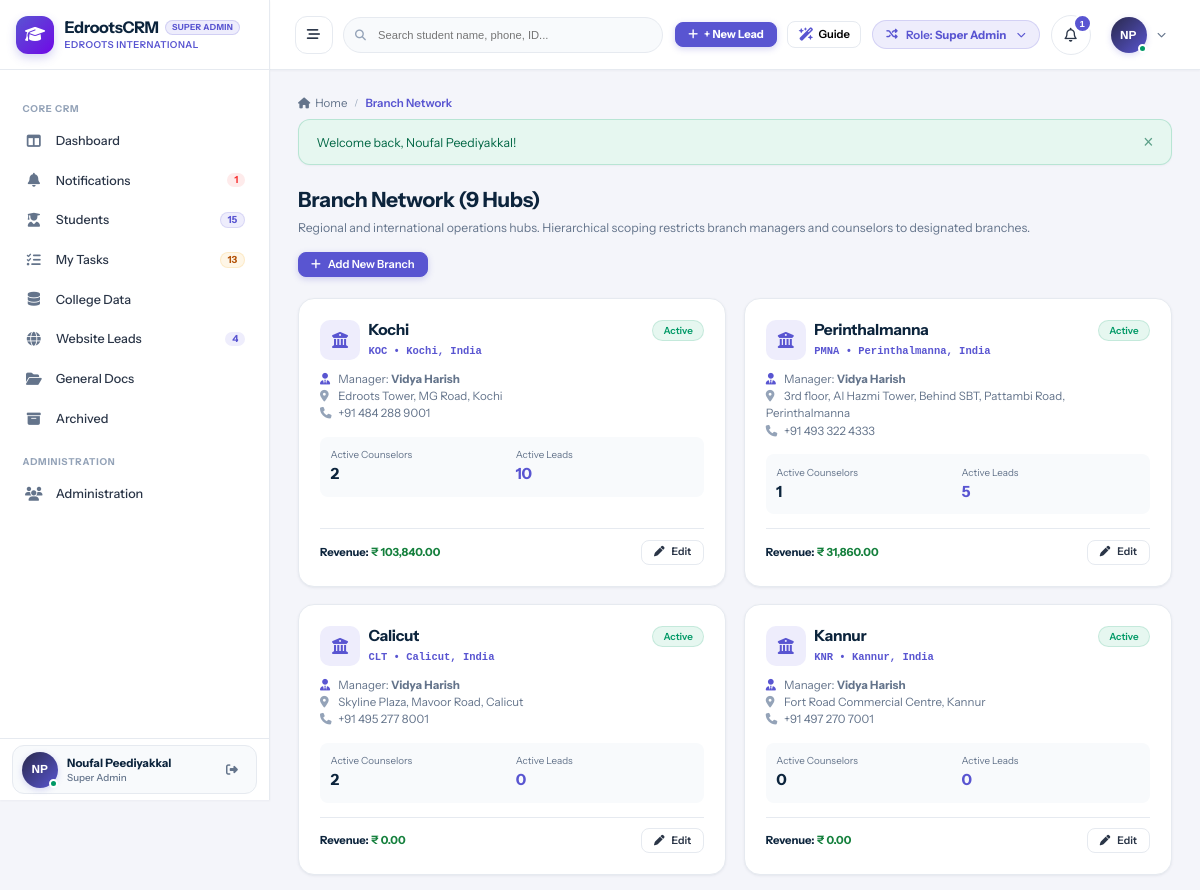
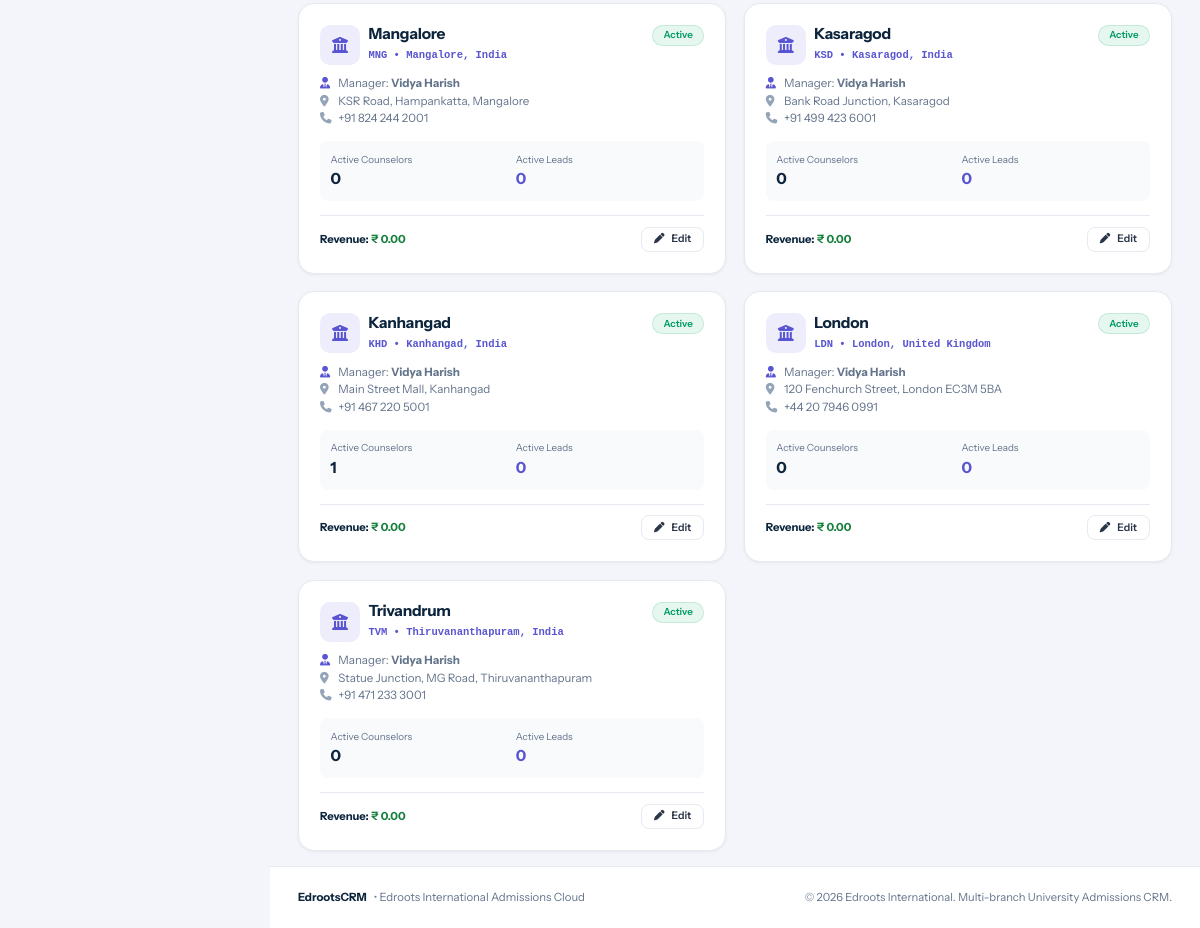
Page /organization/branches.php (signed in) on the committed database (2 pictures, top to bottom).
### tables this page shows
CREATE TABLE `users` (
  `id` int(11) NOT NULL AUTO_INCREMENT,
  `branch_id` int(11) DEFAULT NULL,
  `role_id` int(11) NOT NULL,
  `manager_id` int(11) DEFAULT NULL,
  `reporting_manager_id` int(11) DEFAULT NULL,
  `name` varchar(150) NOT NULL,
  `email` varchar(150) NOT NULL,
  `password` varchar(255) NOT NULL,
  `phone` varchar(50) DEFAULT NULL,
  `designation` varchar(100) DEFAULT NULL,
  `avatar` varchar(255) DEFAULT NULL,
  `status` enum('Active','Inactive') DEFAULT 'Active',
  `created_at` datetime DEFAULT current_timestamp(),
  `updated_at` datetime DEFAULT NULL ON UPDATE current_timestamp(),
  PRIMARY KEY (`id`),
  UNIQUE KEY `email` (`email`),
  KEY `idx_branch` (`branch_id`),
  KEY `idx_role` (`role_id`),
  KEY `idx_manager` (`manager_id`)
);

CREATE TABLE `roles` (
  `id` int(11) NOT NULL AUTO_INCREMENT,
  `name` varchar(50) NOT NULL,
  `label` varchar(100) NOT NULL,
  `description` text DEFAULT NULL,
  `created_at` datetime DEFAULT current_timestamp(),
  PRIMARY KEY (`id`),
  UNIQUE KEY `name` (`name`)
);

CREATE TABLE `branches` (
  `id` int(11) NOT NULL AUTO_INCREMENT,
  `name` varchar(100) NOT NULL,
  `code` varchar(20) NOT NULL,
  `city` varchar(100) NOT NULL,
  `state` varchar(100) NOT NULL DEFAULT 'Kerala',
  `country` varchar(100) NOT NULL DEFAULT 'India',
  `phone` varchar(50) DEFAULT NULL,
  `email` varchar(150) DEFAULT NULL,
  `address` text DEFAULT NULL,
  `manager_id` int(11) DEFAULT NULL,
  `status` enum('Active','Inactive') DEFAULT 'Active',
  `created_at` datetime DEFAULT current_timestamp(),
  `updated_at` datetime DEFAULT NULL ON UPDATE current_timestamp(),
  PRIMARY KEY (`id`),
  UNIQUE KEY `code` (`code`)
);

### organization/branches.php (the view, shortened to what the rows shown need)
<?php
require_once __DIR__ . '/../config/database.php';
require_once __DIR__ . '/../config/helpers.php';
require_once __DIR__ . '/../includes/auth.php';
require_login();
$activePage = 'branches';
$sql = "
    SELECT b.*, u.name as manager_name,
           (SELECT COUNT(*) FROM users WHERE branch_id = b.id AND status = 'Active') as staff_count,
           (SELECT COUNT(*) FROM leads WHERE branch_id = b.id AND is_archived = 0) as active_leads_count,
           (SELECT COALESCE(SUM(invoiced_total), 0) FROM leads WHERE branch_id = b.id AND is_customer = 1 AND is_archived = 0) as branch_revenue
    FROM branches b
    LEFT JOIN users u ON b.manager_id = u.id
    ORDER BY b.id ASC
";
$branches = $pdo->query($sql)->fetchAll();
include __DIR__ . '/../includes/header.php';
?>
<div class="page-header" style="display:flex; justify-content:space-between; align-items:flex-start; margin-bottom:1.5rem; flex-wrap:wrap; gap:1rem;">
  <div>
    <h1 style="font-size:1.5rem; font-weight:700; color:var(--text-heading); margin:0 0 0.35rem 0;">Branch Network (9 Hubs)</h1>
  </div>
</div>
<div style="display:grid; grid-template-columns:repeat(auto-fit, minmax(320px, 1fr)); gap:1.25rem;">
  <?php foreach ($branches as $b): ?>
    <div class="card" style="padding:1.5rem; display:flex; flex-direction:column; justify-content:space-between;">
      <div>
        <div style="display:flex; justify-content:space-between; align-items:flex-start; margin-bottom:0.75rem;">
          <div style="display:flex; align-items:center; gap:0.6rem;">
            <div style="width:40px; height:40px; border-radius:10px; background:var(--primary-subtle); color:var(--primary); display:flex; align-items:center; justify-content:center; font-size:1.15rem; font-weight:800;">
              <i class="fa-solid fa-building-columns"></i>
            </div>
            <div>
              <h3 style="font-size:1.1rem; font-weight:800; color:var(--text-heading); margin:0; line-height:1.1;">
                <?= htmlspecialchars($b['name']) ?>
              </h3>
              <span style="font-family:monospace; font-size:0.75rem; font-weight:700; color:var(--primary);">
                <?= htmlspecialchars($b['code']) ?> &bull; <?= htmlspecialchars($b['city']) ?>, <?= htmlspecialchars($b['country']) ?>
              </span>
            </div>
          </div>
          <span class="badge <?= $b['status'] === 'Active' ? 'badge-success' : 'badge-danger' ?>" style="font-size:0.7rem;">
            <?= htmlspecialchars($b['status']) ?>
          </span>
        </div>
        <div style="font-size:0.825rem; color:var(--text-muted); line-height:1.5; margin-bottom:1rem;">
          <div><i class="fa-solid fa-user-tie" style="width:16px; color:var(--primary);"></i> Manager: <strong><?= htmlspecialchars($b['manager_name'] ?: 'Pending Assignment') ?></strong></div>
          <div><i class="fa-solid fa-location-dot" style="width:16px; color:var(--text-light);"></i> <?= htmlspecialchars($b['address'] ?: 'Regional Office') ?></div>
          <div><i class="fa-solid fa-phone" style="width:16px; color:var(--text-light);"></i> <?= htmlspecialchars($b['phone'] ?: '+91 484 2900000') ?></div>
        </div>
        <div style="display:grid; grid-template-columns:1fr 1fr; gap:0.5rem; background:var(--bg-subtle); border-radius:8px; padding:0.75rem; font-size:0.8rem; margin-bottom:1rem;">
          <div>
            <span style="color:var(--text-muted); display:block; font-size:0.7rem;">Active Counselors</span>
            <strong style="font-size:1.1rem; color:var(--text-heading);"><?= (int)$b['staff_count'] ?></strong>
          </div>
          <div>
            <span style="color:var(--text-muted); display:block; font-size:0.7rem;">Active Leads</span>
            <strong style="font-size:1.1rem; color:var(--primary);"><?= (int)$b['active_leads_count'] ?></strong>
          </div>
        </div>
      </div>
      <div style="display:flex; justify-content:space-between; align-items:center; border-top:1px solid var(--border-color); padding-top:0.75rem; font-size:0.8rem;">
        <span style="font-weight:700; color:var(--text-heading);">
          Revenue: <span style="color:#15803d;"><?= format_currency($b['branch_revenue']) ?></span>
        </span>
        <?php if (is_super_admin()): ?>
          <button type="button" class="btn btn-outline btn-sm" style="font-size:0.75rem;" onclick="editBranch(<?= htmlspecialchars(json_encode($b)) ?>)">
            <i class="fa-solid fa-pen"></i> Edit
          </button>
        <?php endif; ?>
      </div>
    </div>
  <?php endforeach; ?>
</div>
<?php include __DIR__ . '/../includes/footer.php'; ?>

### includes/header.php (shortened to what the rows shown need)
<?php
require_once __DIR__ . '/auth.php';
$currentUser = current_user();
$unreadNotifCount = $currentUser ? get_unread_notifications_count($currentUser['id']) : 0;
$activePage = $activePage ?? '';
?>
<!DOCTYPE html>
<html lang="en">
<head>
  <link rel="stylesheet" href="https://cdnjs.cloudflare.com/ajax/libs/font-awesome/6.5.1/css/all.min.css">
  <link rel="stylesheet" href="<?= base_url('assets/css/style.css') ?>">
</head>
<body>
<div id="app-layout">
  <?php include __DIR__ . '/sidebar.php'; ?>
  <div id="main-wrapper">
    <header id="top-navbar">
      <div class="navbar-right">
        <div class="role-switcher-dropdown" style="position: relative;">
          <button type="button" class="role-switcher-btn" id="role-switcher-btn" title="Simulate different role permissions">
            <span>Role: <strong><?= htmlspecialchars($currentUser['role_label'] ?? 'Guest') ?></strong></span>
          </button>
        </div>
        <div style="position: relative;">
          <button type="button" class="notification-bell-btn" id="notif-bell-btn" title="Notifications">
            <i class="fa-regular fa-bell"></i>
            <?php if ($unreadNotifCount > 0): ?>
              <span class="notification-counter"><?= $unreadNotifCount ?></span>
            <?php endif; ?>
          </button>
        </div>
        <div style="position: relative;">
          <button type="button" class="profile-dropdown-btn" id="user-profile-btn">
            <div class="user-avatar-sm online">
              <?= user_initials($currentUser['name'] ?? 'U') ?>
            </div>
            <i class="fa-solid fa-chevron-down" style="font-size:0.65rem; color:var(--text-muted);"></i>
          </button>
        </div>
      </div>
    </header>
    <main class="content-area">

### includes/sidebar.php (shortened to what the rows shown need)
<?php
global $pdo;
$currentUser = current_user();
$activePage = $activePage ?? '';
$sidebarUnreadNotifs = 0;
try {
    if ($pdo && $currentUser) {
        $now = time();
        $useSidebarCache = !empty($_SESSION['sidebar_cache']) && ($now - ($_SESSION['sidebar_cache_time'] ?? 0) < 30);
        if ($useSidebarCache) {
            $sc = $_SESSION['sidebar_cache'];
            $sidebarActiveLeadsCount = $sc['active_leads'] ?? 0;
            $sidebarWebLeadsCount    = $sc['web_leads'] ?? 0;
            $sidebarScheduledCount   = $sc['scheduled'] ?? 0;
            $sidebarOverdueCount     = $sc['overdue'] ?? 0;
            $sidebarTodayLeadsCount  = $sc['today_leads'] ?? 0;
            $sidebarPendingLeadsCount= $sc['pending_leads'] ?? 0;
            $sidebarTotalTasks       = $sc['total_tasks'] ?? 0;
            $sidebarUnreadNotifs     = $sc['unread_notifs'] ?? 0;
        } else {
            $sidebarUnreadNotifs = get_unread_notifications_count($currentUser['id']);
        }
    }
} catch (Exception $e) {
}
?>
<aside id="sidebar">
<?php
$rawRoleLabel = $currentUser['role_label'] ?? 'Staff';
$headerRoleBadge = $rawRoleLabel;
?>
  <div class="sidebar-header" id="sidebar-brand-header">
    <a href="<?= base_url('dashboard/index.php') ?>" class="brand-wrapper">
      <div class="brand-text">
        <div class="brand-title-row">
          <h1 class="brand-title">EdrootsCRM</h1>
          <span class="sidebar-role-badge sidebar-demo-badge" title="<?= htmlspecialchars($rawRoleLabel) ?>"><?= htmlspecialchars($headerRoleBadge) ?></span>
        </div>
      </div>
    </a>
  </div>
  <nav class="sidebar-nav">
    <a href="<?= base_url('notifications/index.php') ?>" id="sidebar-nav-notifications" class="nav-item <?= ($activePage === 'notifications') ? 'active' : '' ?>">
      <div class="nav-item-content">
        <i class="fa-solid fa-bell nav-icon"></i>
        <span class="nav-label">Notifications</span>
      </div>
      <?php if ($sidebarUnreadNotifs > 0): ?>
        <span class="nav-badge badge-red" title="<?= $sidebarUnreadNotifs ?> unread / unattended notifications"><?= $sidebarUnreadNotifs ?></span>
      <?php endif; ?>
    </a>
  </nav>
  <div class="sidebar-user">
    <div class="sidebar-user-card">
      <div class="user-snippet">
        <div class="user-avatar-sm online" title="<?= htmlspecialchars($currentUser['name'] ?? 'User') ?>">
          <?= user_initials($currentUser['name'] ?? 'U') ?>
        </div>
        <div class="user-info">
          <span class="user-name" title="<?= htmlspecialchars($currentUser['name'] ?? 'User') ?>"><?= htmlspecialchars($currentUser['name'] ?? 'User') ?></span>
          <span class="user-role"><?= htmlspecialchars($currentUser['role_label'] ?? 'Staff') ?></span>
        </div>
      </div>
    </div>
  </div>
</aside>

### rows in the picture
users: role.label "SUPER ADMIN", id "1", name "NP", name "Noufal Peediyakkal", role.label "Super Admin"
users: branches.name "Kochi", branches.code "KOC", branches.city "Kochi", branches.country "India", branches.status "Active", name "Vidya Harish", branches.address "Edroots Tower, MG Road, Kochi", branches.phone "+91 484 288 9001", staff_count "2", active_leads_count "10", branch_revenue "₹ 103,840.00", branch.name "Perinthalmanna", branch.code "PMNA", branch.city "Perinthalmanna", branch.country "India", branch.status "Active", branch.address "3rd floor, Al Hazmi Tower, Behind SBT, Pattambi Road, Perinthalmanna", branch.phone "+91 493 322 4333", staff_count "1", active_leads_count "5", branch_revenue "₹ 31,860.00", branches.name "Calicut", branches.code "CLT", branches.city "Calicut", branches.address "Skyline Plaza, Mavoor Road, Calicut", branches.phone "+91 495 277 8001", active_leads_count "0", branch_revenue "₹ 0.00", branches.name "Kannur", branches.code "KNR", branches.city "Kannur", branches.address "Fort Road Commercial Centre, Kannur", branches.phone "+91 497 270 7001", staff_count "0", branches.name "Mangalore", branches.code "MNG", branches.city "Mangalore", branches.address "KSR Road, Hampankatta, Mangalore", branches.phone "+91 824 244 2001", branches.name "Kasaragod", branches.code "KSD", branches.city "Kasaragod", branches.address "Bank Road Junction, Kasaragod", branches.phone "+91 499 423 6001", branches.name "Kanhangad", branches.code "KHD", branches.city "Kanhangad", branches.address "Main Street Mall, Kanhangad", branches.phone "+91 467 220 5001", branches.name "London", branches.code "LDN", branches.city "London", branches.country "United Kingdom", branches.address "120 Fenchurch Street, London EC3M 5BA", branches.phone "+44 20 7946 0991", branches.name "Trivandrum", branches.code "TVM", branches.city "Thiruvananthapuram", branches.address "Statue Junction, MG Road, Thiruvananthapuram", branches.phone "+91 471 233 3001"

### other values in the picture
$sidebarActiveLeadsCount "15"
$sidebarTotalTasks "13"
$sidebarWebLeadsCount "4"
$pageTitle "Branch Network"
$flash['message'] "Welcome back, Noufal Peediyakkal!"
